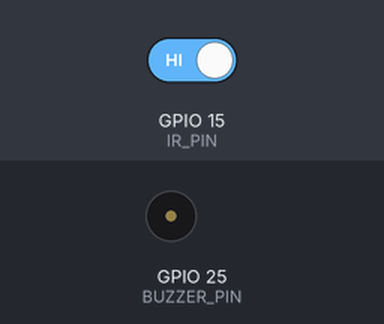
A sketch run on a simulated ESP32. Shown: buzzer (waves = sounding, pin HIGH). Inputs (shaded band) come from the test bench; at power-on: GPIO 15 (IR_PIN) HIGH. What the sketch prints to the serial monitor is not drawn.

Above: at 1.2 s.
1.3 s: GPIO 15 (IR_PIN) driven LOW
Timing chart, 0 to 4.3 s (numbered marks = the images above; inputs shaded):
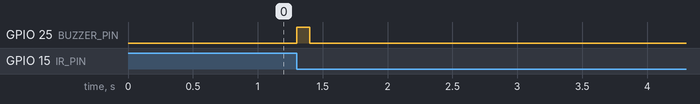

The sketch:

visitor_counter.ino
```cpp
#define IR_PIN 15
#define BUZZER_PIN 25

int visitorCount = 0;
bool objectPresent = false;

void setup() {
  Serial.begin(115200);

  pinMode(IR_PIN, INPUT);
  pinMode(BUZZER_PIN, OUTPUT);

  digitalWrite(BUZZER_PIN, LOW);

  Serial.println("Visitor Counter System Started");
}

void loop() {

  int state = digitalRead(IR_PIN);

  // Object detected
  if (state == LOW && objectPresent == false) {

    visitorCount++;

    Serial.print("Visitor Count = ");
    Serial.println(visitorCount);

    digitalWrite(BUZZER_PIN, HIGH);
    delay(100);
    digitalWrite(BUZZER_PIN, LOW);

    objectPresent = true;
  }

  // Object removed
  if (state == HIGH) {
    objectPresent = false;
  }

  delay(50);
}
```

Measured:
- after the input at 1.3 s, GPIO 25 (BUZZER_PIN): LOW → HIGH at once, → LOW 0.10 s later
